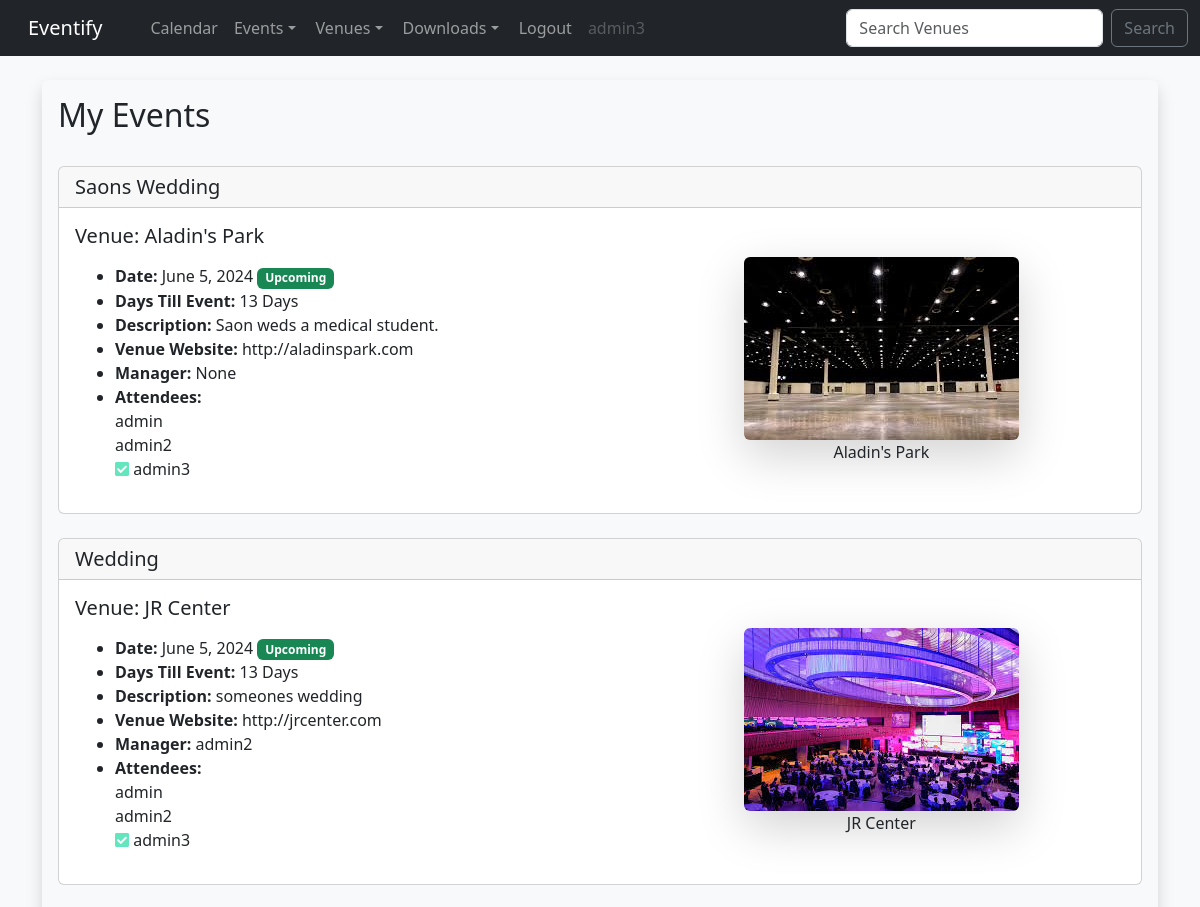
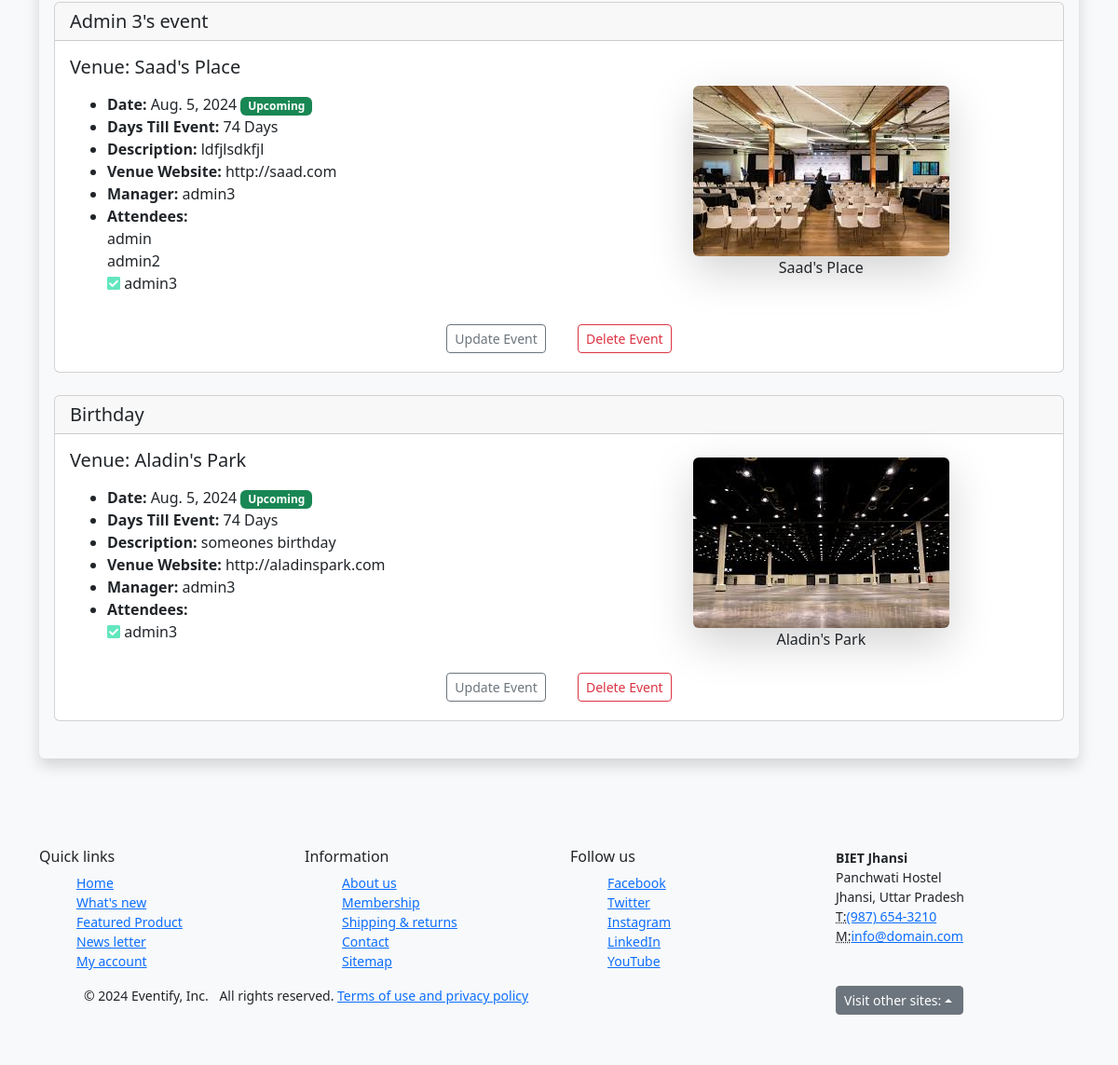
Page /my_events (signed in) on the committed database (2 pictures, top to bottom).
### events/models.py (models this page shows)
class Event(models.Model):
    name = models.CharField('Event Name', max_length=120)
    event_date = models.DateTimeField('Event Date')
    venue = models.ForeignKey(Venue, blank=True, null=True, on_delete=models.CASCADE)
    manager = models.ForeignKey(User, blank=True, null=True, on_delete=models.SET_NULL)
    description = models.TextField(blank=True)
    attendees = models.ManyToManyField(User, blank=True, related_name='event_attendees')
    approved = models.BooleanField('Approved', default=False)
    def __str__(self):
        return self.name
    @property
    def DaysToEvent(self):
        from datetime import date
        event_date = self.event_date.date()
        current_date = date.today()
        days_to_event = (event_date - current_date).days
        return days_to_event
    @property
    def IsPastEvent(self):
        from datetime import date
        event_date = self.event_date.date()
        current_date = date.today()
        if event_date > current_date:
            return "Upcoming"
        else:
            return "Past"

class Venue(models.Model):
    name = models.CharField('Venue Name', max_length=120)
    address = models.CharField(max_length=300)
    zip_code = models.CharField('Zip/Postal Code', max_length=12)
    phone = models.CharField('Contact Phone', max_length=20, blank=True)
    web = models.URLField('Website Address', blank=True)
    email_address = models.EmailField('Email Address', blank=True)
    owner = models.IntegerField('Venue Owner', blank=False, null=True, default=1)
    venue_image = models.ImageField(upload_to='images/', blank=True, null=True)
    def __str__(self):
        return self.name

### events/views.py (the view)
# urls.py: path('my_events', views.my_events, name='my-events'),
def my_events(request):
    if request.user.is_authenticated:
        me = request.user.id
        events = Event.objects.filter(attendees=me)
        return render(request, 'events/my_events.html', {'events': events})
    else:
        messages.error(request, ('You are not logged in!'))
        return HttpResponseRedirect('/login')

### events/templates/events/my_events.html
{% extends "events/base.html" %}
{% block content %}
<div class="shadow p-3 mb-5 bg-body-tertiary rounded">
    <h2>My Events</h2>
    <br>
    {% for event in events %}
        <div class="card">
            <h5 class="card-header">{{ event }}</h5>
        <div style="display: flex;">
            <div class="card-body" style="width: 48%;">
            <h5 class="card-title">Venue: {{ event.venue }}</h5>
            <p class="card-text">
                <ul>
                    <li>
                        <strong>Date: </strong>{{ event.event_date.date }}
                        {% if event.IsPastEvent == 'Upcoming' %}
                        <span class="badge text-bg-success">{{ event.IsPastEvent }}</span>
                        {% else %}
                        <span class="badge text-bg-danger">{{ event.IsPastEvent }}</span>
                        {% endif %}
                    </li>
                    <li><strong>Days Till Event: </strong>{{ event.DaysToEvent }} Days</li>
                    <li><strong>Description: </strong>{{ event.description }}</li>
                    <li><strong>Venue Website: </strong>{{ event.venue.web }}</li>
                    <li><strong>Manager: </strong>{{ event.manager }}</li>
                    <li>
                        <strong>Attendees: </strong> <br>
                        {% for attendee in event.attendees.all %}
                            {% if attendee == user %}
                            <i class="fas fa-check-square" style="color: #63E6BE;"></i> {{ attendee }} <br>
                            {% else %}
                            {{ attendee }} <br>
                            {% endif %}
                        {% endfor %}
                    </li>
                </ul>
            </p>
            </div>
            <div style="width: 48%; text-align: center; margin: auto 0 auto 0">
                {% if event.venue.venue_image %}
                        <img src="{{ event.venue.venue_image.url }}" alt="Venue Image" class="img-fluid rounded shadow-lg">
                        <br>
                        {{ event.venue }}
                    {% endif %}
            </div>
        </div>
        {% if user.is_authenticated %}
            {% if user == event.manager %}
                <div class="text-body-secondary" style="margin: auto; margin-bottom: 20px;">
                    <a href="{% url 'update-event' event.id %}" class="btn btn-outline-secondary btn-sm" style="margin-right: 30px;">Update Event</a>
                    <a href="{% url 'delete-event' event.id %}" class="btn btn-outline-danger btn-sm">Delete Event</a>
                </div>
            {% endif %}
        {% endif %}
        </div>
        <br>
    {% endfor %}
</div>
{% endblock %}

### events/templates/events/navbar.html (shortened to what this page needs)
<nav class="navbar navbar-expand-lg navbar-dark bg-dark">
    <div class="container-fluid">
      <a class="navbar-brand" href="{% url 'home' %}">Eventify</a>
      <div class="collapse navbar-collapse" id="navbarSupportedContent">
        <ul class="navbar-nav mb-2 mb-lg-0">
          <li class="nav-item">
            <a class="nav-link" href="{% url 'home' 2024 'August' %}">Calendar</a>
          </li>
          <li class="nav-item dropdown">
            <a class="nav-link dropdown-toggle" href="#" role="button" data-bs-toggle="dropdown" aria-expanded="false">
              Events
            </a>
          </li>
          <li class="nav-item dropdown">
            <a class="nav-link dropdown-toggle" href="#" role="button" data-bs-toggle="dropdown" aria-expanded="false">
              Venues
            </a>
          </li>
          <li class="nav-item dropdown">
            <a class="nav-link dropdown-toggle" href="#" role="button" data-bs-toggle="dropdown" aria-expanded="false">
              Downloads
            </a>
          </li>
          {% if user.is_authenticated %}
          <li class="nav-item">
            <a class="nav-link" href="{% url 'logout' %}">Logout</a>
          </li>
          {% endif %}
          <li class="nav-item">
            <a class="nav-link disabled" href="#">{{ user }}</a>
          </li>
        </ul>
        <form class="d-flex me-auto" role="search" method=POST action="{% url 'search-venues' %}">
          <input class="form-control me-2" type="search" placeholder="Search Venues" aria-label="Search" name="searched">
          <button class="btn btn-outline-secondary me-2" type="submit">Search</button>
        </form>
      </div>
    </div>
</nav>

### events/templates/events/base.html (style rules this page uses)
body { background-color: #f8f9fa; }

### rows in the picture
Event: name "Saons Wedding", venue "Aladin's Park", event_date "June 5, 2024", IsPastEvent "Upcoming", DaysToEvent "13", description "Saon weds a medical student.", venue.web "http://aladinspark.com", manager "None", venue.venue_image (picture)
Event: name "Wedding", venue "JR Center", event_date "June 5, 2024", IsPastEvent "Upcoming", DaysToEvent "13", description "someones wedding", venue.web "http://jrcenter.com", manager "admin2", venue.venue_image (picture)
Event: name "Admin 3's event", venue "Saad's Place", event_date "Aug. 5, 2024", IsPastEvent "Upcoming", DaysToEvent "74", description "ldfjlsdkfjl", venue.web "http://saad.com", manager "admin3", venue.venue_image (picture), shows "Update Event"
Event: name "Birthday", venue "Aladin's Park", event_date "Aug. 5, 2024", IsPastEvent "Upcoming", DaysToEvent "74", description "someones birthday", venue.web "http://aladinspark.com", manager "admin3", venue.venue_image (picture), shows "Update Event"

### other values in the picture
{{ user }} "admin3"
{{ attendee }} "admin"
{{ attendee }} "admin2"
{{ attendee }} "admin3"
